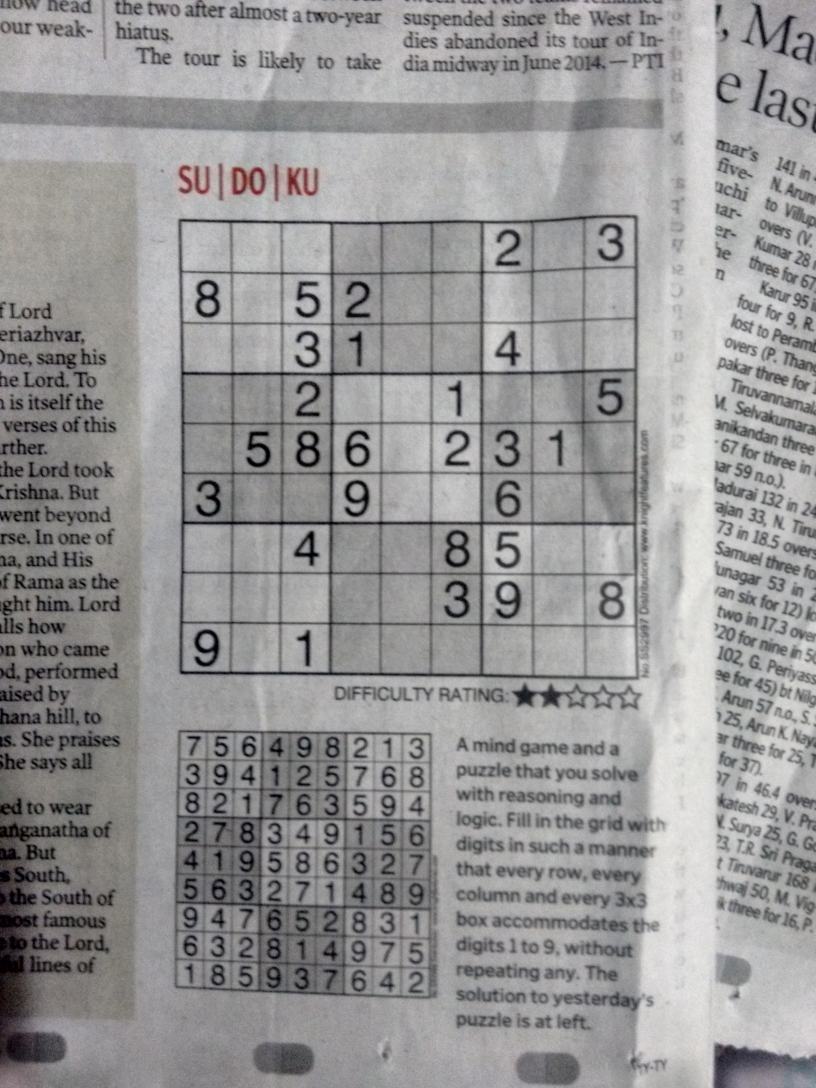
#> input picture 2888.jpg, 2448 x 3264 px (shown at 1/3 size)
$ python -i sudokuExtractor.py   (imports and definitions only)   (Python 2 division)   (older library calls are emulated)
#> lines starting #> are read from the running program, lines starting #| are printed output that depends on the picture; after the words box and inside, x2 and y2 are one past the last pixel; in counts of white or black regions, pixels touching at a corner belong together
### scripts/helpers.py
import cv2
import numpy as np


class Helpers(object):
    '''
    Image manipulation helper functions
    '''

    # [14 lines left out: function show, not called in this run]

    def isCv2(self):
        return cv2.__version__.startswith('2.')

    def thresholdify(self, img):
        img = cv2.adaptiveThreshold(img.astype(np.uint8), 255, cv2.ADAPTIVE_THRESH_MEAN_C,
                                    cv2.THRESH_BINARY, 11, 3)
        return 255 - img

    # [4 lines left out: function Canny, not called in this run]

    def dilate(self, image, kernel):
        cv2.dilate(image, kernel)
        return image

    def largestContour(self, image):
        if self.isCv2():
            contours, h = cv2.findContours(
                image, cv2.RETR_TREE, cv2.CHAIN_APPROX_SIMPLE)
        else:
            _, contours, h = cv2.findContours(
                image, cv2.RETR_TREE, cv2.CHAIN_APPROX_SIMPLE)
        return max(contours, key=cv2.contourArea)

    def largest4SideContour(self, image):
        contours, h = cv2.findContours(
            image, cv2.RETR_TREE, cv2.CHAIN_APPROX_SIMPLE)
        contours = sorted(contours, key=cv2.contourArea, reverse=True)
        for cnt in contours[:min(5,len(contours))]:
            #im = image.copy()
            #cv2.drawContours(im, cnt, -1, (255,255,255), 5)
            #self.show(im,'contour')
            if len(self.approx(cnt)) == 4:
                return cnt
        return None

    def make_it_square(self, image, side_length=306):
        return cv2.resize(image, (side_length, side_length))

    def area(self, image):
        return float(image.shape[0] * image.shape[1])

    def cut_out_sudoku_puzzle(self, image, contour):
        x, y, w, h = cv2.boundingRect(contour)
        image = image[y:y + h, x:x + w]
        return self.make_it_square(image, min(image.shape))

    # [5 lines left out: function binarized, not called in this run]

    def approx(self, cnt):
        peri = cv2.arcLength(cnt, True)
        app = cv2.approxPolyDP(cnt, 0.01 * peri, True)
        return app

    def get_rectangle_corners(self, cnt):
        pts = cnt.reshape(4, 2)
        rect = np.zeros((4, 2), dtype="float32")

        # the top-left point has the smallest sum whereas the
        # bottom-right has the largest sum
        s = pts.sum(axis=1)
        rect[0] = pts[np.argmin(s)]
        rect[2] = pts[np.argmax(s)]

        # compute the difference between the points -- the top-right
        # will have the minumum difference and the bottom-left will
        # have the maximum difference
        diff = np.diff(pts, axis=1)
        rect[1] = pts[np.argmin(diff)]
        rect[3] = pts[np.argmax(diff)]
        return rect

    def warp_perspective(self, rect, grid):
        (tl, tr, br, bl) = rect
        widthA = np.sqrt(((br[0] - bl[0]) ** 2) + ((br[1] - bl[1]) ** 2))
        widthB = np.sqrt(((tr[0] - tl[0]) ** 2) + ((tr[1] - tl[1]) ** 2))

        # ...and now for the height of our new image
        heightA = np.sqrt(((tr[0] - br[0]) ** 2) + ((tr[1] - br[1]) ** 2))
        heightB = np.sqrt(((tl[0] - bl[0]) ** 2) + ((tl[1] - bl[1]) ** 2))

        # take the maximum of the width and height values to reach
        # our final dimensions
        maxWidth = max(int(widthA), int(widthB))
        maxHeight = max(int(heightA), int(heightB))

        # construct our destination points which will be used to
        # map the screen to a top-down, "birds eye" view
        dst = np.array([
            [0, 0],
            [maxWidth - 1, 0],
            [maxWidth - 1, maxHeight - 1],
            [0, maxHeight - 1]], dtype="float32")

        # calculate the perspective transform matrix and warp
        # the perspective to grab the screen
        M = cv2.getPerspectiveTransform(rect, dst)
        warp = cv2.warpPerspective(grid, M, (maxWidth, maxHeight))
        return self.make_it_square(warp)

    def getTopLine(self, image):
        for i, row in enumerate(image):
            if np.any(row):
                return i
        return None

    def getBottomLine(self, image):
        for i in xrange(image.shape[0] - 1, -1, -1):
            if np.any(image[i]):
                return i
        return None

    def getLeftLine(self, image):
        for i in xrange(image.shape[1]):
            if np.any(image[:, i]):
                return i
        return None

    def getRightLine(self, image):
        for i in xrange(image.shape[1] - 1, -1, -1):
            if np.any(image[:, i]):
                return i
        return None

    def rowShift(self, image, start, end, length):
        shifted = np.zeros(image.shape)
        if start + length < 0:
            length = -start
        elif end + length >= image.shape[0]:
            length = image.shape[0] - 1 - end

        for row in xrange(start, end + 1):
            shifted[row + length] = image[row]
        return shifted

    def colShift(self, image, start, end, length):
        shifted = np.zeros(image.shape)
        if start + length < 0:
            length = -start
        elif end + length >= image.shape[1]:
            length = image.shape[1] - 1 - end

        for col in xrange(start, end + 1):
            shifted[:, col + length] = image[:, col]
        return shifted

### scripts/cells.py
import numpy as np
import cv2
import pickle

from helpers import Helpers
from digit import Digit


class Cells(object):
    '''
    Extracts each cell from the sudoku grid obtained
    from the Extractor
    '''

    def __init__(self, sudoku):
        print 'Extracting cells...',
        self.helpers = Helpers()
        self.cells = self.extractCells(sudoku)
        print 'done.'

    def extractCells(self, sudoku):
        cells = []
        W, H = sudoku.shape
        cell_size = W / 9
        i, j = 0, 0
        for r in range(0, W, cell_size):
            row = []
            j = 0
            for c in range(0, W, cell_size):
                cell = sudoku[r:r + cell_size, c:c + cell_size]
                cell = self.helpers.make_it_square(cell, 28)
                #self.helpers.show(cell, 'Before clean')
                cell = self.clean(cell)
                digit = Digit(cell).digit
                #self.helpers.show(digit, 'After clean')
                digit = self.centerDigit(digit)
                #self.helpers.show(digit, 'After centering')
                row.append(digit // 255)
                j += 1
            cells.append(row)
            i += 1
        return cells

    def clean(self, cell):
        contour = self.helpers.largestContour(cell.copy())
        x, y, w, h = cv2.boundingRect(contour)
        cell = self.helpers.make_it_square(cell[y:y + h, x:x + w], 28)
        kernel = cv2.getStructuringElement(cv2.MORPH_ELLIPSE, (2, 2))
        cell = cv2.morphologyEx(cell, cv2.MORPH_CLOSE, kernel)
        cell = 255 * (cell / 130)
        return cell

    def centerDigit(self, digit):
        digit = self.centerX(digit)
        digit = self.centerY(digit)
        return digit

    def centerX(self, digit):
        topLine = self.helpers.getTopLine(digit)
        bottomLine = self.helpers.getBottomLine(digit)
        if topLine is None or bottomLine is None:
            return digit
        centerLine = (topLine + bottomLine) >> 1
        imageCenter = digit.shape[0] >> 1
        digit = self.helpers.rowShift(
            digit, start=topLine, end=bottomLine, length=imageCenter - centerLine)
        return digit

    def centerY(self, digit):
        leftLine = self.helpers.getLeftLine(digit)
        rightLine = self.helpers.getRightLine(digit)
        if leftLine is None or rightLine is None:
            return digit
        centerLine = (leftLine + rightLine) >> 1
        imageCenter = digit.shape[1] >> 1
        digit = self.helpers.colShift(
            digit, start=leftLine, end=rightLine, length=imageCenter - centerLine)
        return digit

### scripts/digit.py
import cv2
import numpy as np
import Queue


class Digit(object):
    '''
    Extracts the digit from a cell.
    Implements the classic `Largest connected component` algorithm.
    '''

    def __init__(self, image):
        self.graph = image.copy()
        self.W, self.H = self.graph.shape
        self.visited = [[False for _ in xrange(
            self.H)] for _ in xrange(self.W)]
        self.digit = [[None for _ in xrange(self.H)] for _ in xrange(self.W)]
        self.buildDigit()

    def buildDigit(self):
        componentId = 0
        A, C = self.H / 4, 3 * self.H / 4 + 1
        B, D = self.W / 4, 3 * self.W / 4 + 1
        for i in xrange(A, C):
            for j in xrange(B, D):
                if not self.visited[i][j]:
                    self.bfs(i, j, componentId)
                    componentId += 1
        componentSizes = [0 for _ in xrange(componentId)]
        for row in self.digit:
            for cell in row:
                if cell is not None:
                    componentSizes[cell] += 1
        largest = componentSizes.index(max(componentSizes))
        for i in xrange(self.H):
            for j in xrange(self.W):
                self.digit[i][j] = 255 if self.digit[i][j] == largest else 0
        self.digit = np.asarray(self.digit, dtype=np.uint8)

    def bfs(self, i, j, num):
        q = Queue.Queue()
        q.put((i, j))
        while not q.empty():
            i, j = q.get()
            inValidRow = i not in xrange(0, self.H)
            inValidCol = j not in xrange(0, self.W)
            invalidCell = inValidRow or inValidCol
            invalidPixel = invalidCell or self.graph[i][j] != 255
            if invalidPixel or self.visited[i][j]:
                continue
            self.digit[i][j] = num
            self.visited[i][j] = True
            for di in [-1, 0, 1]:
                for dj in [-1, 0, 1]:
                    q.put((i + di, j + dj))

### scripts/sudokuExtractor.py
import cv2
import numpy as np
import pickle

from helpers import Helpers
from cells import Cells


class Extractor(object):
    '''
        Stores and manipulates the input image to extract the Sudoku puzzle
        all the way to the cells
    '''

    def __init__(self, path):
        self.helpers = Helpers()  # Image helpers
        self.image = self.loadImage(path)
#> in loadImage, color_img is the input picture: shape (3264, 2448, 3); mean B, G, R 150, 149.7, 150.5
        self.preprocess()
        #self.helpers.show(self.image, 'After Preprocessing')
        sudoku = self.cropSudoku()
        #self.helpers.show(sudoku, 'After Cropping out grid')
        sudoku = self.straighten(sudoku)
        #self.helpers.show(sudoku, 'Final Sudoku grid')
        self.cells = Cells(sudoku).cells

    def loadImage(self, path):
        color_img = cv2.imread(path)
        if color_img is None:
            raise IOError('Image not loaded '+path)
        print 'Image loaded.'
        return color_img

    def preprocess(self):
        print 'Preprocessing...',
        self.image = cv2.cvtColor(self.image, cv2.COLOR_BGR2GRAY)
        self.image = self.helpers.thresholdify(self.image)
#> in thresholdify, `img = cv2.adaptiveThreshold(img.astype(np.uint8), 255, cv2.ADAPTIVE_TH..`:
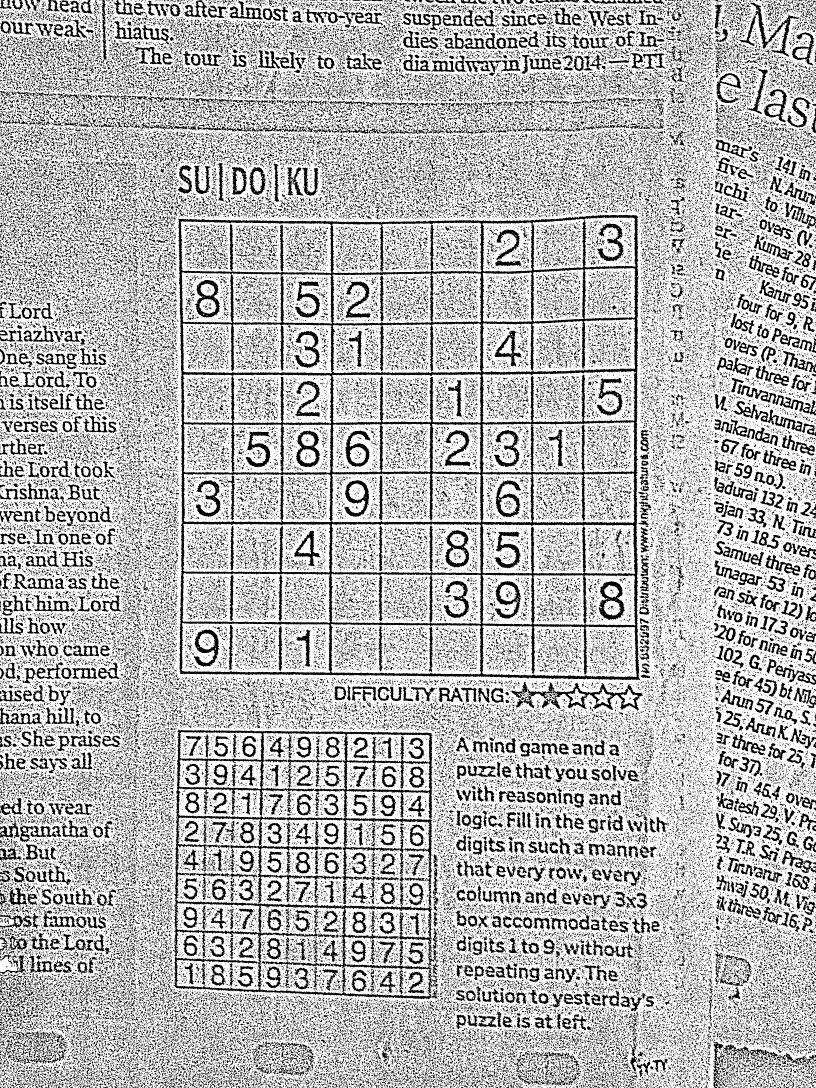
#> img: shape (3264, 2448) (shown at 1/3 size); 72.5% white; 119219 black regions (100394 under 20 px), largest, box (x1, y1, x2, y2) and area: (533, 644, 1920, 2041) 171451, (519, 2188, 1314, 2998) 68027, (1533, 2046, 1929, 2134) 8683
        kernel = cv2.getStructuringElement(cv2.MORPH_ELLIPSE, (2, 2))
        self.image = cv2.morphologyEx(self.image, cv2.MORPH_CLOSE, kernel)
        print 'done.'

    def cropSudoku(self):
        print 'Cropping out Sudoku...',
        contour = self.helpers.largestContour(self.image.copy())
        sudoku = self.helpers.cut_out_sudoku_puzzle(self.image.copy(), contour)
        print 'done.'
        return sudoku

    def straighten(self, sudoku):
        print 'Straightening image...',
        largest = self.helpers.largest4SideContour(sudoku.copy())
        app = self.helpers.approx(largest)
        corners = self.helpers.get_rectangle_corners(app)
        sudoku = self.helpers.warp_perspective(corners, sudoku)
        print 'done.'
        return sudoku

>>> result = Extractor('../2888.jpg').preprocess()
#> in preprocess, `self.image = cv2.morphologyEx(self.image, cv2.MORPH_CLOSE, kernel)`:
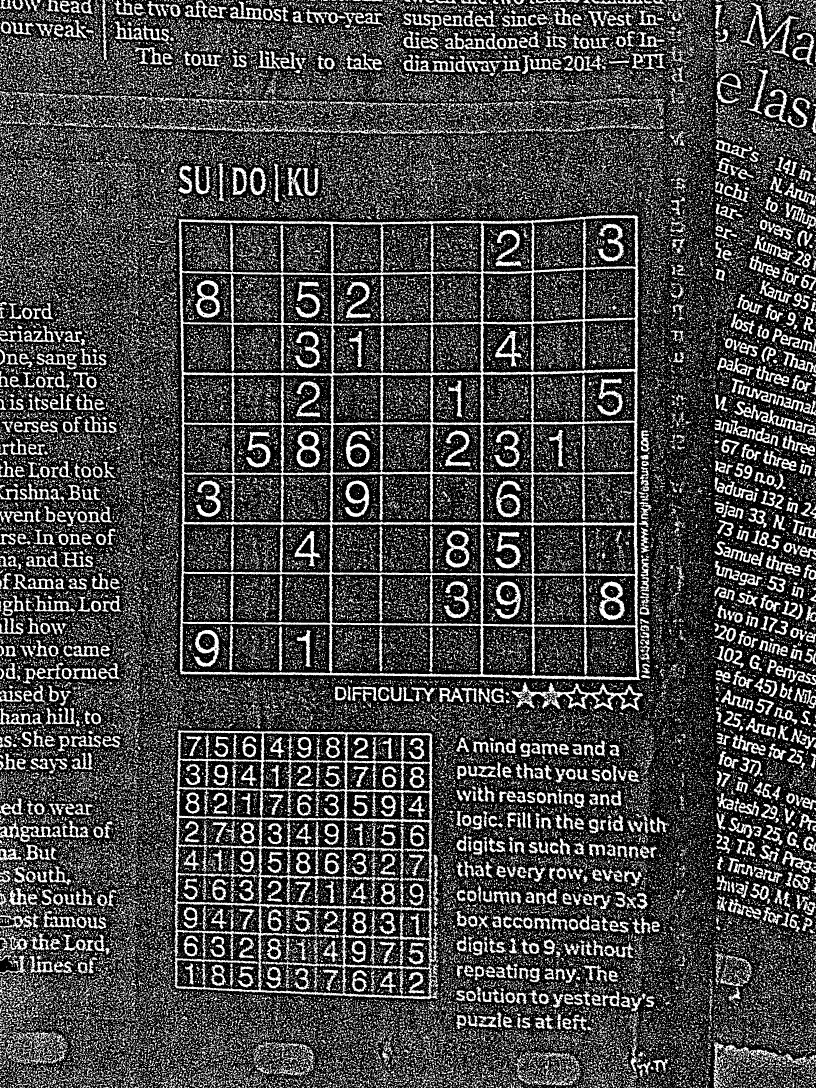
#> self.image: shape (3264, 2448) (shown at 1/3 size); 27.1% white; 75144 white regions (57098 under 20 px), largest, box (x1, y1, x2, y2) and area: (534, 645, 1921, 2041) 174491, (520, 2189, 1318, 2998) 77094, (1534, 2047, 1930, 2134) 8947
#> in largestContour, `_, contours, h = cv2.findContours( image, cv2.RETR_TREE, cv2.CHAIN_APP..`: contours = 78220 contours
#> in cropSudoku, `contour = self.helpers.largestContour(self.image.copy())`: contour = contour of 2769 points, box (x1, y1, x2, y2) (534, 645, 1921, 2041), area 1872374
#> in cut_out_sudoku_puzzle, `x, y, w, h = cv2.boundingRect(contour)`: x = 534; y = 645; w = 1387; h = 1396
#> in cut_out_sudoku_puzzle, `image = image[y:y + h, x:x + w]`:
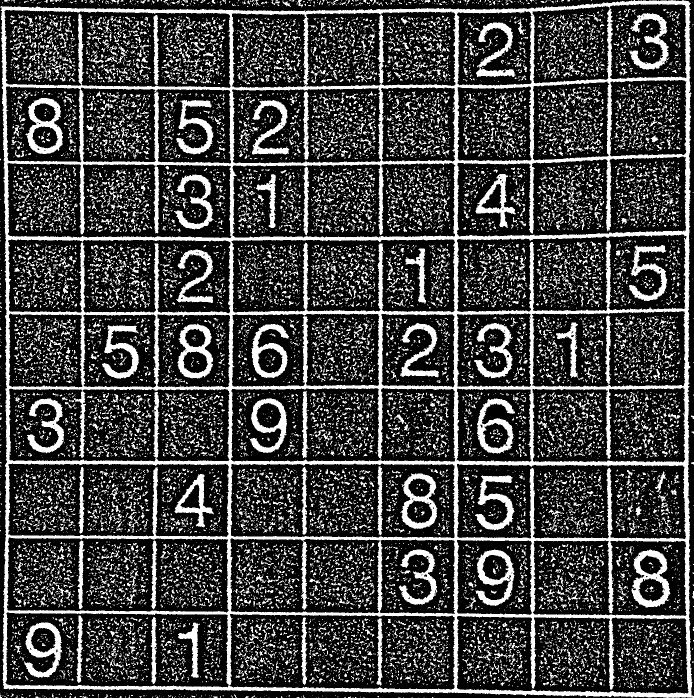
#> image: shape (1396, 1387) (shown at 1/2 size); 25.7% white; 17665 white regions (14006 under 20 px)
#> in make_it_square, `return cv2.resize(image, (side_length, side_length))`:
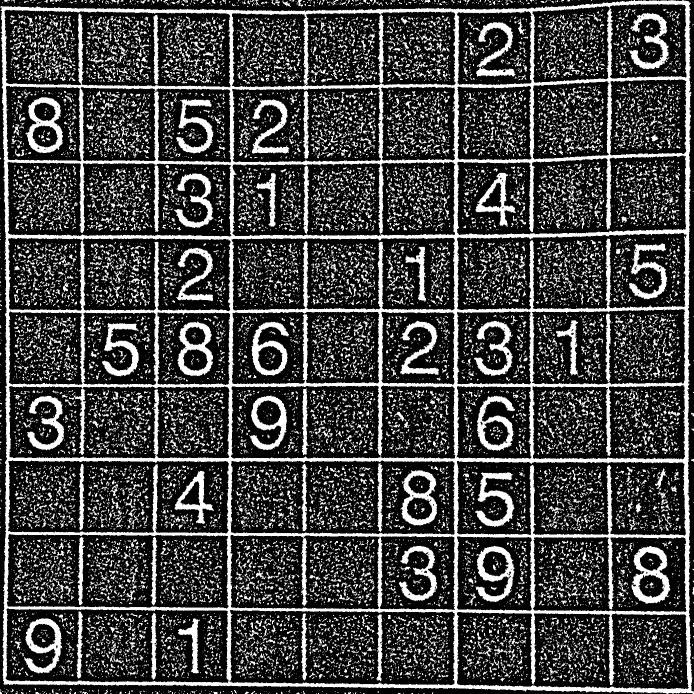
#> returned value: shape (1387, 1387) (shown at 1/2 size); min 0, max 255, mean 65.4
#> in largest4SideContour, `contours, h = cv2.findContours( image, cv2.RETR_TREE, cv2.CHAIN_APPROX..`: contours = 16907 contours, 13904 with area under 20; largest, box (x1, y1, x2, y2) and area: (0, 0, 1387, 1387) 1863335, (458, 1220, 910, 1371) 64289, (913, 310, 1373, 470) 64130, (461, 921, 910, 1070) 64063, (913, 922, 1373, 1072) 63854
#> the loop in largest4SideContour, `for cnt in contours[:min(5,len(contours))]: #im = image.copy() #cv2.dr..` made 1 pass
#> (peri in approx, app in approx) on pass 1: (6243.9, [[1381, 5], [2, 11], [7, 1368], [1386, 1386]])
#> in straighten, `largest = self.helpers.largest4SideContour(sudoku.copy())`: largest = contour of 2632 points, box (x1, y1, x2, y2) (0, 0, 1387, 1387), area 1863335
#> in straighten, `app = self.helpers.approx(largest)`: app = [[1381, 5], [2, 11], [7, 1368], [1386, 1386]]
#> in get_rectangle_corners, `s = pts.sum(axis=1)`: s = [1386, 13, 1375, 2772]
#> in get_rectangle_corners, `diff = np.diff(pts, axis=1)`: diff = [-1376, 9, 1361, 0]
#> in straighten, `corners = self.helpers.get_rectangle_corners(app)`: corners = [[2, 11], [1381, 5], [1386, 1386], [7, 1368]]
#> in warp_perspective, `(tl, tr, br, bl) = rect`: tl = [2, 11]; tr = [1381, 5]; br = [1386, 1386]; bl = [7, 1368]
#> in warp_perspective, `widthA = np.sqrt(((br[0] - bl[0]) ** 2) + ((br[1] - bl[1]) ** 2))`: widthA = 1379.1
#> in warp_perspective, `widthB = np.sqrt(((tr[0] - tl[0]) ** 2) + ((tr[1] - tl[1]) ** 2))`: widthB = 1379
#> in warp_perspective, `heightA = np.sqrt(((tr[0] - br[0]) ** 2) + ((tr[1] - br[1]) ** 2))`: heightA = 1381
#> in warp_perspective, `heightB = np.sqrt(((tl[0] - bl[0]) ** 2) + ((tl[1] - bl[1]) ** 2))`: heightB = 1357
#> in warp_perspective, `maxWidth = max(int(widthA), int(widthB))`: maxWidth = 1379
#> in warp_perspective, `maxHeight = max(int(heightA), int(heightB))`: maxHeight = 1381
#> in warp_perspective, `dst = np.array([ [0, 0], [maxWidth - 1, 0], [maxWidth - 1, maxHeight -..`: dst = [[0, 0], [1378, 0], [1378, 1380], [0, 1380]]
#> in warp_perspective, `M = cv2.getPerspectiveTransform(rect, dst)`: M = [[1.02, -0.00375, -1.99], [0.00442, 1.02, -11.19], [1.28e-05, -9.37e-08, 1]]
#> in warp_perspective, `warp = cv2.warpPerspective(grid, M, (maxWidth, maxHeight))`:
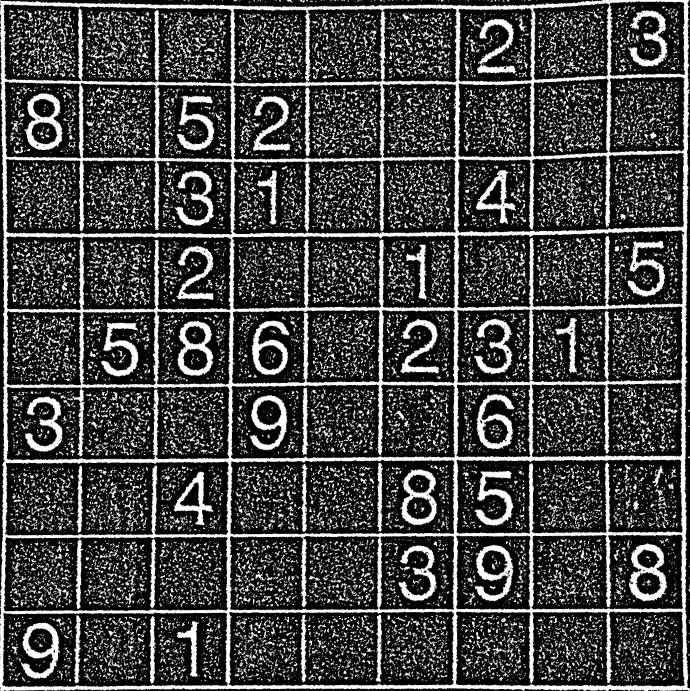
#> warp: shape (1381, 1379) (shown at 1/2 size); min 0, max 255, mean 66.1
#> call 2 of make_it_square, with side_length = 306
#> in make_it_square (call 2), `return cv2.resize(image, (side_length, side_length))`:
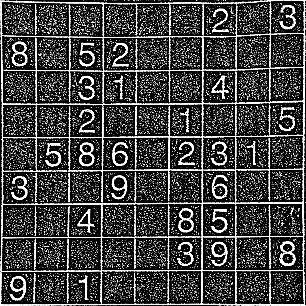
#> returned value: shape (306, 306); min 0, max 255, mean 66
#> after the loop in extractCells, `for r in range(0, W, cell_size):`:
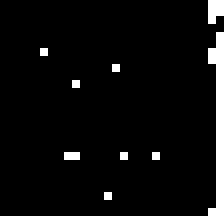
#> cell: shape (28, 28) (shown 8 times larger); 8.5% white in thin lines or dots
#> (the run stopped early here; a loop or call above may not have finished)
